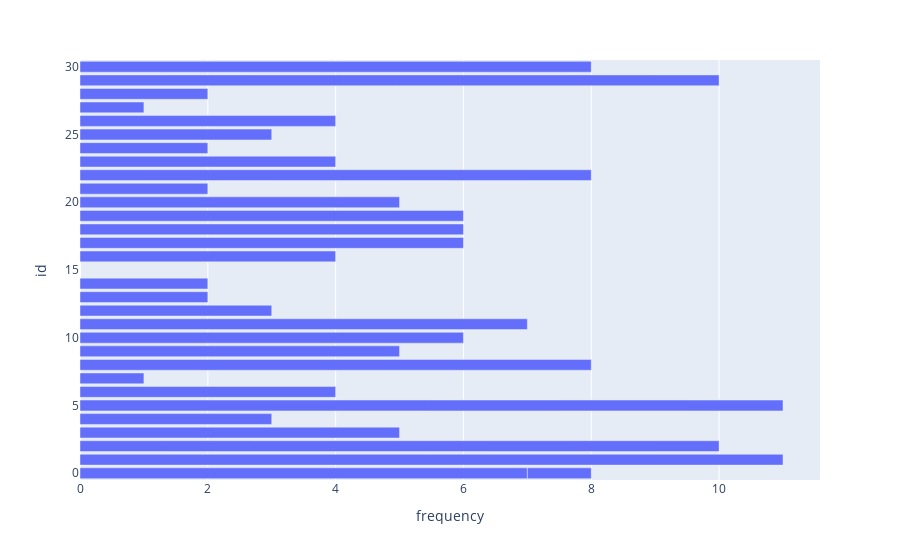

Notebook source saved alongside this figure:
### Code cell
fig_bar=px.bar(df_stud_complete,x='frequency',y='id',orientation='h')
fig_bar.show()

### Figure 1 — Plotly figure (JSON) as saved in the notebook; plotly's stock layout.template omitted (floating-point values rounded to 4 significant figures)
{"data": [{"alignmentgroup": "True", "hoverlabel": {"namelength": 0}, "hovertemplate": "frequency=%{x}<br>id=%{y}", "legendgroup": "", "marker": {"color": "#636efa"}, "name": "", "offsetgroup": "", "orientation": "h", "showlegend": false, "textposition": "auto", "type": "bar", "x": [7, 11, 10, 5, 3, 11, 4, 1, 8, 5, 6, 7, 3, 2, 2, 4, 6, 6, 6, 5, 2, 8, 4, 2, 3, 4, 1, 2, 10, 8, 1], "xaxis": "x", "y": [0, 1, 2, 3, 4, 5, 6, 7, 8, 9, 10, 11, 12, 13, 14, 16, 17, 18, 19, 20, 21, 22, 23, 24, 25, 26, 27, 28, 29, 30, "0"], "yaxis": "y"}], "layout": {"barmode": "relative", "legend": {"tracegroupgap": 0}, "margin": {"t": 60}, "xaxis": {"anchor": "y", "domain": [0, 1], "title": {"text": "frequency"}}, "yaxis": {"anchor": "x", "domain": [0, 1], "title": {"text": "id"}}}}
